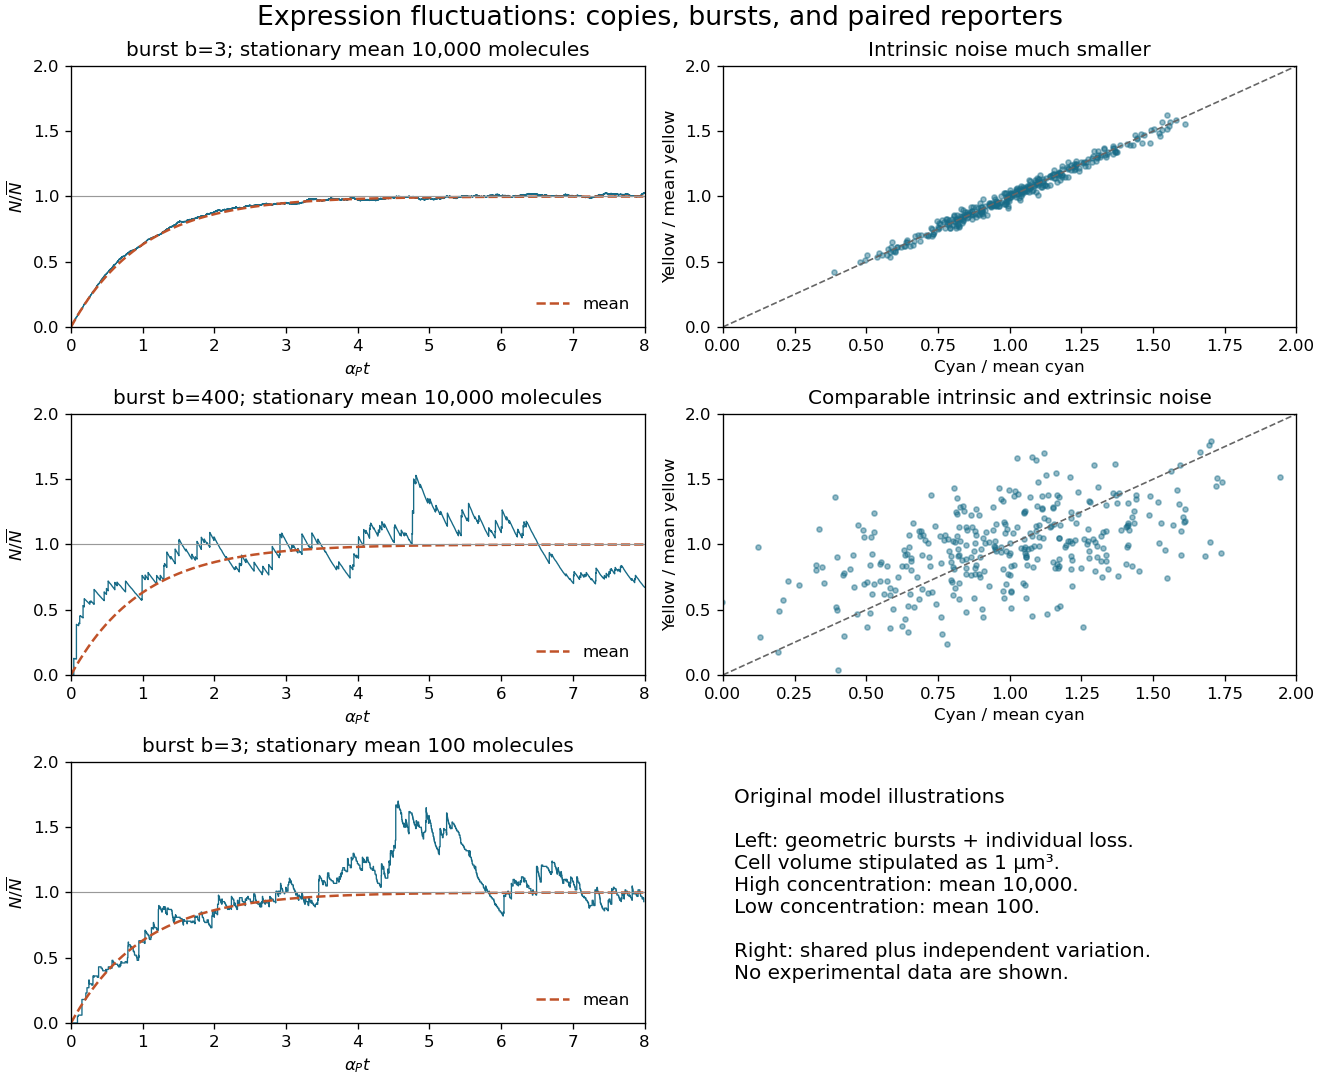

Recreate this plot in Python.
"""Original illustrative burst-model paths; Python 3.14, numpy and matplotlib."""
from pathlib import Path
import numpy as np
import matplotlib
matplotlib.use('Agg')
import matplotlib.pyplot as plt
rng = np.random.default_rng(201501)
fig = plt.figure(figsize=(11, 9), facecolor='white', layout='constrained')
grid = fig.add_gridspec(3, 2)
for row, (mean, burst) in enumerate([(10000, 3), (10000, 400), (100, 3)]):
    ax = fig.add_subplot(grid[row, 0])
    t, n = 0., 0
    ts, ns = [0.], [0.]
    arrival = mean / burst
    while t < 8:
        rate = arrival + n
        t += rng.exponential(1 / rate)
        if rng.random() < arrival / rate:
            n += int(rng.geometric(1 / (1 + burst)) - 1)
        else:
            n -= 1
        if t <= 8:
            ts.append(t)
            ns.append(n)
    ax.step(ts, np.array(ns) / mean, where='post', lw=.8, color='#176b87')
    tt = np.linspace(0, 8, 400)
    ax.plot(tt, 1 - np.exp(-tt), '--', color='#c05229', label='mean')
    ax.axhline(1, color='.6', lw=.7)
    ax.set(xlim=(0, 8), ylim=(0, 2), xlabel=r'$\alpha_P t$', ylabel=r'$N/\overline{N}$', title=f'burst b={burst}; stationary mean {mean:,} molecules')
    ax.legend(frameon=False, loc='lower right')
for row, intrinsic, title in [(0, .02, 'Intrinsic noise much smaller'), (1, .24, 'Comparable intrinsic and extrinsic noise')]:
    ax = fig.add_subplot(grid[row, 1])
    shared = rng.normal(0, .24, 350)
    cyan = 1 + shared + rng.normal(0, intrinsic, 350)
    yellow = 1 + shared + rng.normal(0, intrinsic, 350)
    ax.scatter(cyan, yellow, s=9, alpha=.45, color='#176b87')
    ax.plot([0, 2], [0, 2], '--', color='.4', lw=1)
    ax.set(xlim=(0, 2), ylim=(0, 2), xlabel='Cyan / mean cyan', ylabel='Yellow / mean yellow', title=title)
ax = fig.add_subplot(grid[2, 1]); ax.axis('off')
ax.text(.02, .9, 'Original model illustrations\n\nLeft: geometric bursts + individual loss.\nCell volume stipulated as 1 μm³.\nHigh concentration: mean 10,000.\nLow concentration: mean 100.\n\nRight: shared plus independent variation.\nNo experimental data are shown.', va='top', fontsize=12)
fig.suptitle('Expression fluctuations: copies, bursts, and paired reporters', fontsize=16)
fig.savefig(Path.cwd() / Path(__file__).with_suffix('.png').name, dpi=120, facecolor='white', metadata={'Software': 'matplotlib'})
